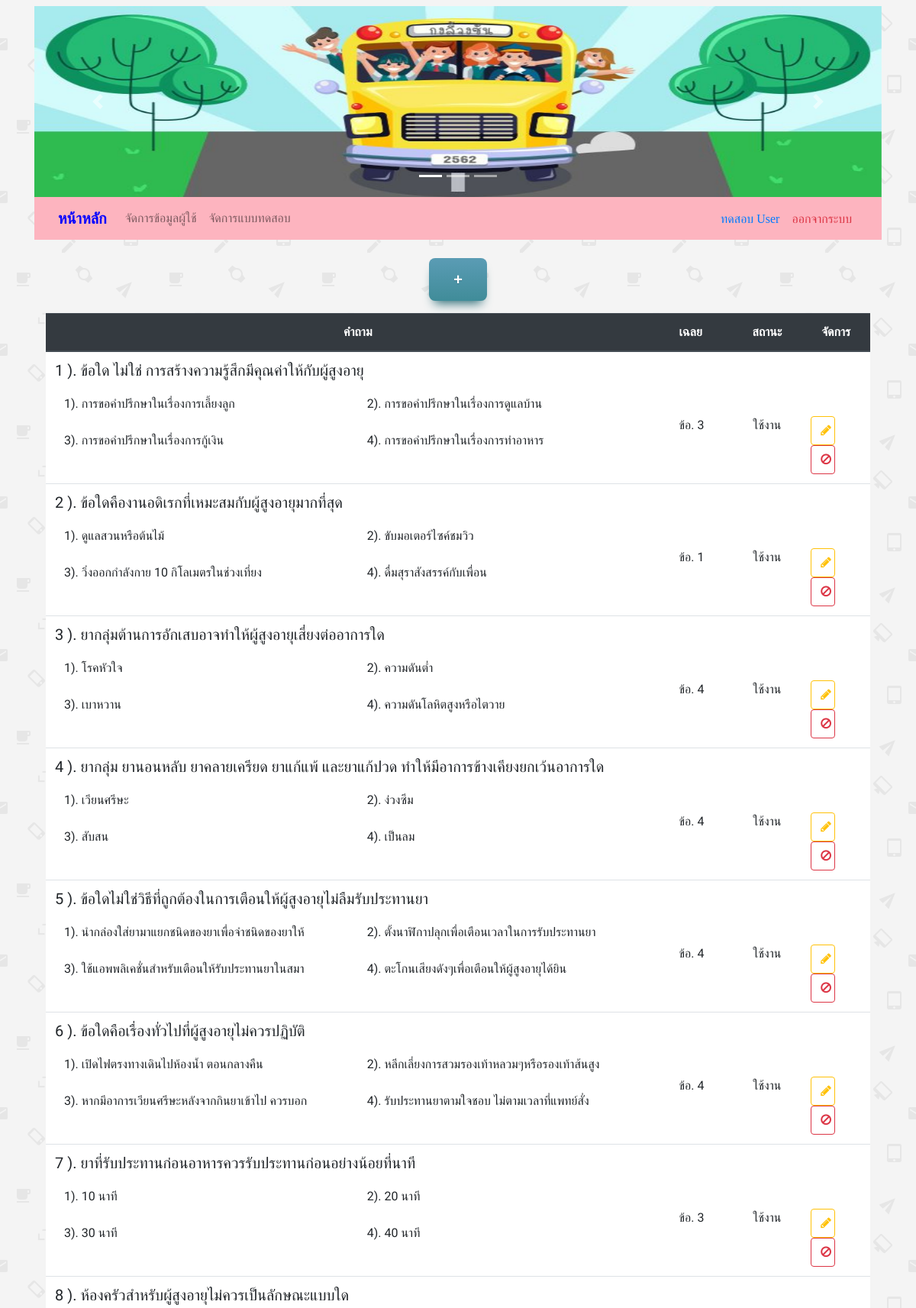
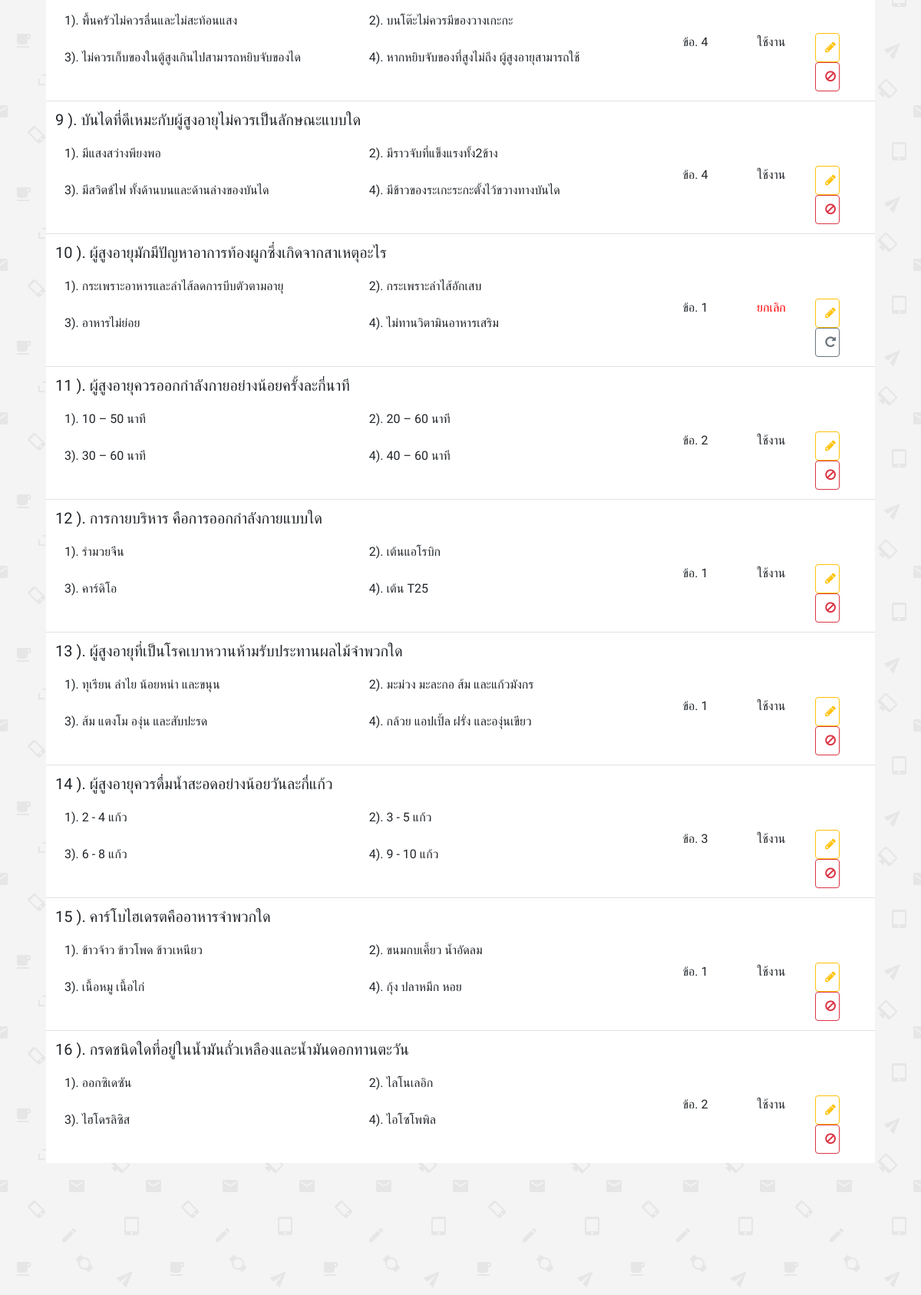
The app's page /admin/index.php?showchoice_s&choice_id=28 (signed in, upper part) with its own data (2 pictures, top to bottom).
### tables this page shows
CREATE TABLE `testing` (
  `id` int(3) NOT NULL,
  `choice_id` int(10) NOT NULL,
  `question` varchar(100) NOT NULL DEFAULT '',
  `c1` varchar(100) NOT NULL DEFAULT '',
  `c2` varchar(100) NOT NULL DEFAULT '',
  `c3` varchar(100) NOT NULL DEFAULT '',
  `c4` varchar(100) NOT NULL DEFAULT '',
  `answer` int(1) NOT NULL DEFAULT '0',
  `status` int(1) NOT NULL
);

### admin/showchoice_sub.php (the view, shortened to what this page needs)
<?php
$choice_id = $_GET['choice_id'];
$query_learning = "SELECT * FROM testing WHERE choice_id = '$choice_id' order by id desc " ;
$learning = mysqli_query($con,$query_learning) or die(mysqli_error());
$row_learning = mysqli_fetch_assoc($learning);
$totalRows_learning = mysqli_num_rows($learning);
?>
<div class="col-md-12">
  <br>
  <P style="text-align: center;">
    <a href="showchoice_sub.php" class="myButton"  data-toggle='modal' data-target='#addchoicesubModal'>+</a></P>
<div class="table-responsive">
  <?php include 'add_choice_sub.php'; ?>
    <table class="table table-hover" id="example" bgcolor="white" border="0">
     <?php if ($totalRows_learning > 0) {?>
      <thead class="thead-dark">
        <tr class="text-center">
          <th scope="col" width="50%">คำถาม</th>
          <th scope="col" class="text-left" width="5%">เฉลย</th>
          <th scope="col" width="5%">สถานะ</th>
          <th scope="col" width="5%">จัดการ</th>
        </tr>
      </thead>
      <tbody>
        <?php
        $i = 1 ;
        do { ?>
          <tr class="text-left">
            <td>
              <?php echo "<h5>" .$i." ). " ?>
              <?php echo $row_learning['question'] ."</h5>"; ?>
              <table class="table table-borderless">
                <tbody>
                  <tr >
                    <td width="25%">1). <?php echo mb_substr($row_learning['c1'], 0 , 45,'UTF-8'); ?></td>
                    <td width="25%">2). <?php echo mb_substr($row_learning['c2'], 0 , 45,'UTF-8'); ?></td>
                  </tr>
                  <tr >
                    <td width="25%">3). <?php echo mb_substr($row_learning['c3'], 0 , 45,'UTF-8'); ?></td>
                    <td width="25%">4). <?php echo mb_substr($row_learning['c4'], 0 , 45,'UTF-8'); ?></td>
                  </tr>
                </tbody>
              </table>
            </td>
            <td><br><br><br>
              <?php echo "ข้อ. " . $row_learning['answer']; ?>
            </td>
            <td class="text-center">
              <?php if ($row_learning['status'] == 0): ?>
                <br><br><br>
                ใช้งาน
                <?php else: ?>
                  <br><br><br>
                  <font color="red">ยกเลิก</font>
                <?php endif ?>
              </td>
              <td><br><br><br>
                <a href="index.php?showchoice_s&choice_id=<?php echo $choice_id; ?>&id=<?php echo $row_learning['id'];?>" class="btn btn-outline-warning my-2 my-sm-0 bu" ><i class="fa fa-pencil" aria-hidden="true"></i></a>
                <?php if ($row_learning['status'] <> 1 ): ?>
                  <a href="del_choice_sub.php?choice_id=<?php echo $choice_id; ?>&id=<?php echo $row_learning['id'];?>&st=1" class="btn btn-outline-danger my-2 my-sm-0 bu" onClick="return confirm('ยืนยันการยกเลิกคำถาม');"><i class="fa fa-ban" aria-hidden="true"></i></a>
                  <?php else: ?>
                    <a href="del_choice_sub.php?choice_id=<?php echo $choice_id; ?>&id=<?php echo $row_learning['id'];?>&st=0" class="btn btn-outline-secondary my-2 my-sm-0 bu" onClick="return confirm('ยืนยันการใช้งานคำถาม');"><i class="fa fa-repeat" aria-hidden="true"></i></i></a>
                  </td>
                <?php endif ?>
              </tr>
              <?php
              $i += 1;
            } while ($row_learning = mysqli_fetch_assoc($learning)); ?>
          </tbody>
        </table>
      <?php }else {
        echo "<h3><br /> ยังไม่มีคำถาม </h3>";
      }
      mysqli_free_result($learning);?>
  <div class="py-5">
  </div>
<?php include 'edit_choice_sub.php'; ?>

### st.css (style rules this page uses)
.myButton { -moz-box-shadow: 0px 10px 14px -7px #276873; -webkit-box-shadow: 0px 10px 14px -7px #276873; box-shadow: 0px 10px 14px -7px #276873; background:-webkit-gradient(linear, left top, left bottom, color-stop(0.05, #599bb3), color-stop(1, #408c99)); background:-moz-linear-gradient(top, #599bb3 5%, #408c99 100%); background:-webkit-linear-gradient(top, #599bb3 5%, #408c99 100%); background:-o-linear-gradient(top, #599bb3 5%, #408c99 100%); background:-ms-linear-gradient(top, #599bb3 5%, #408c99 100%); background:linear-gradient(to bottom, #599bb3 5%, #408c99 100%); filter:progid:DXImageTransform.Microsoft.gradient(startColorstr='#599bb3', endColorstr='#408c99',GradientType=0); background-color:#599bb3; -moz-border-radius:8px; -webkit-border-radius:8px; border-radius:8px; display:inline-block; cursor:pointer; color:#ffffff; font-family:Arial; font-size:20px; font-weight:bold; padding:13px 32px; text-decoration:none; text-shadow:0px 1px 0px #3d768a; }

### admin/header.php (style rules this page uses)
body { background-image: url("../img/email-pattern.png"); background-color: #cccc; font-family: 'Itim', cursive; }

### admin/showchoice_sub.php (style rules this page uses)
.bu { width: 32px; }

### records on screen
testing: question "ข้อใด ไม่ใช่ การสร้างความรู้สึกมีคุณค่าให้กับผู้สูงอายุ", c1 "การขอคำปรึกษาในเรื่องการเลี้ยงลูก", c2 "การขอคำปรึกษาในเรื่องการดูแลบ้าน", c3 "การขอคำปรึกษาในเรื่องการกู้เงิน", c4 "การขอคำปรึกษาในเรื่องการทำอาหาร", answer "3", status "ใช้งาน"
testing: question "ข้อใดคืองานอดิเรกที่เหมะสมกับผู้สูงอายุมากที่สุด", c1 "ดูแลสวนหรือต้นไม้", c2 "ขับมอเตอร์ไซค์ชมวิว", c3 "วิ่งออกกำลังกาย 10 กิโลเมตรในช่วงเที่ยง", c4 "ดื่มสุราสังสรรค์กับเพื่อน", answer "1", status "ใช้งาน"
testing: question "ยากลุ่มต้านการอักเสบอาจทำให้ผู้สูงอายุเสี่ยงต่ออาการใด", c1 "โรคหัวใจ", c2 "ความดันต่ำ", c3 "เบาหวาน", c4 "ความดันโลหิตสูงหรือไตวาย", answer "4", status "ใช้งาน"
testing: question "ยากลุ่ม ยานอนหลับ ยาคลายเครียด ยาแก้แพ้ และยาแก้ปวด ทำให้มีอาการข้างเคียงยกเว้นอาการใด", c1 "เวียนศรีษะ", c2 "ง่วงซึม", c3 "สับสน", c4 "เป็นลม", answer "4", status "ใช้งาน"
testing: question "ข้อใดไม่ใช่วิธีที่ถูกต้องในการเตือนให้ผู้สูงอายุไม่ลืมรับประทานยา", c1 "นำกล่องใส่ยามาแยกชนิดของยาเพื่อจำชนิดของยาให้", c2 "ตั้งนาฬิกาปลุกเพื่อเตือนเวลาในการรับประทานยา", c3 "ใช้แอพพลิเคชั่นสำหรับเตือนให้รับประทานยาในสมา", c4 "ตะโกนเสียงดังๆเพื่อเตือนให้ผู้สูงอายุได้ยิน", answer "4", status "ใช้งาน"
testing: question "ข้อใดคือเรื่องทั่วไปที่ผู้สูงอายุไม่ควรปฏิบัติ", c1 "เปิดไฟตรงทางเดินไปห้องน้ำ ตอนกลางคืน", c2 "หลีกเลี่ยงการสวมรองเท้าหลวมๆหรือรองเท้าส้นสูง", c3 "หากมีอาการเวียนศรีษะหลังจากกินยาเข้าไป ควรบอก", c4 "รับประทานยาตามใจชอบ ไม่ตามเวลาที่แพทย์สั่ง", answer "4", status "ใช้งาน"
testing: question "ยาที่รับประทานก่อนอาหารควรรับประทานก่อนอย่างน้อยที่นาที", c1 "10 นาที", c2 "20 นาที", c3 "30 นาที", c4 "40 นาที", answer "3", status "ใช้งาน"
testing: question "ห้องครัวสำหรับผู้สูงอายุไม่ควรเป็นลักษณะแบบใด", c1 "พื้นครัวไม่ควรลื่นและไม่สะท้อนแสง", c2 "บนโต๊ะไม่ควรมีของวางเกะกะ", c3 "ไม่ควรเก็บของในตู้สูงเกินไปสามารถหยิบจับของได", c4 "หากหยิบจับของที่สูงไม่ถึง ผู้สูงอายุสามารถใช้", answer "4", status "ใช้งาน"
testing: question "บันไดที่ดีเหมะกับผู้สูงอายุไม่ควรเป็นลักษณะแบบใด", c1 "มีแสงสว่างพียงพอ", c2 "มีราวจับที่แข็งแรงทั้ง2ข้าง", c3 "มีสวิตช์ไฟ ทั้งด้านบนและด้านล่างของบันได", c4 "มีข้าวของระเกะระกะตั้งไว้ขวางทางบันได", answer "4", status "ใช้งาน"
testing: question "ผู้สูงอายุมักมีปัญหาอาการท้องผูกซึ่งเกิดจากสาเหตุอะไร", c1 "กระเพราะอาหารและลำไส้ลดการบีบตัวตามอายุ", c2 "กระเพราะลำไส้อักเสบ", c3 "อาหารไม่ย่อย", c4 "ไม่ทานวิตามินอาหารเสริม", answer "1", status "ยกเลิก"
testing: question "ผู้สูงอายุควรออกกำลังกายอย่างน้อยครั้งละกี่นาที", c1 "10 – 50 นาที", c2 "20 – 60 นาที", c3 "30 – 60 นาที", c4 "40 – 60 นาที", answer "2", status "ใช้งาน"
testing: question "การกายบริหาร คือการออกกำลังกายแบบใด", c1 "รำมวยจีน", c2 "เต้นแอโรบิก", c3 "คาร์ดิโอ", c4 "เต้น T25", answer "1", status "ใช้งาน"
testing: question "ผู้สูงอายุที่เป็นโรคเบาหวานห้ามรับประทานผลไม้จำพวกใด", c1 "ทุเรียน ลำไย น้อยหน่า และขนุน", c2 "มะม่วง มะละกอ ส้ม และแก้วมังกร", c3 "ส้ม แตงโม องุ่น และสับปะรด", c4 "กล้วย แอปเปิ้ล ฝรั่ง และองุ่นเขียว", answer "1", status "ใช้งาน"
testing: question "ผู้สูงอายุควรดื่มน้ำสะอดอย่างน้อยวันละกี่แก้ว", c1 "2 - 4 แก้ว", c2 "3 - 5 แก้ว", c3 "6 - 8 แก้ว", c4 "9 - 10 แก้ว", answer "3", status "ใช้งาน"
testing: question "คาร์โบไฮเดรตคืออาหารจำพวกใด", c1 "ข้าวจ้าว ข้าวโพด ข้าวเหนียว", c2 "ขนมกบเคี้ยว น้ำอัดลม", c3 "เนื้อหมู เนื้อไก่", c4 "กุ้ง ปลาหมึก หอย", answer "1", status "ใช้งาน"
testing: question "กรดชนิดใดที่อยู่ในน้ำมันถั่วเหลืองและน้ำมันดอกทานตะวัน", c1 "ออกซิเดซัน", c2 "ไลโนเลอิก", c3 "ไฮโดรลิซิส", c4 "ไอโซโพพิล", answer "2", status "ใช้งาน"

### other values on screen
$_SESSION["User"] "ทดสอบ User"
